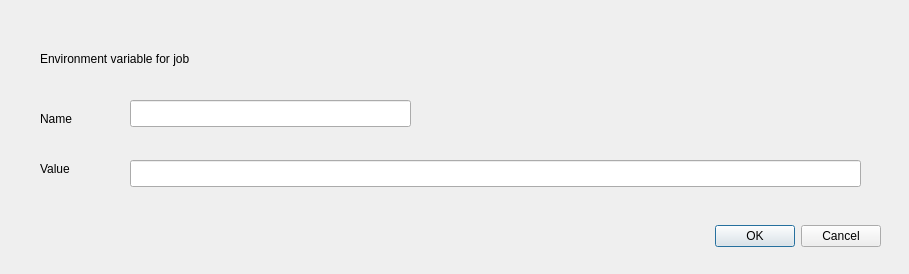
<?xml version="1.0" encoding="UTF-8"?>
<ui version="4.0">
 <class>jenvdlg</class>
 <widget class="QDialog" name="jenvdlg">
  <property name="geometry">
   <rect>
    <x>0</x>
    <y>0</y>
    <width>909</width>
    <height>274</height>
   </rect>
  </property>
  <property name="windowTitle">
   <string>Edit environment variable</string>
  </property>
  <widget class="QDialogButtonBox" name="buttonBox">
   <property name="geometry">
    <rect>
     <x>660</x>
     <y>220</y>
     <width>221</width>
     <height>32</height>
    </rect>
   </property>
   <property name="orientation">
    <enum>Qt::Horizontal</enum>
   </property>
   <property name="standardButtons">
    <set>QDialogButtonBox::Cancel|QDialogButtonBox::Ok</set>
   </property>
  </widget>
  <widget class="QLabel" name="edjob">
   <property name="geometry">
    <rect>
     <x>310</x>
     <y>50</y>
     <width>331</width>
     <height>17</height>
    </rect>
   </property>
   <property name="text">
    <string/>
   </property>
  </widget>
  <widget class="QLabel" name="label">
   <property name="geometry">
    <rect>
     <x>40</x>
     <y>50</y>
     <width>201</width>
     <height>17</height>
    </rect>
   </property>
   <property name="text">
    <string>Environment variable for job</string>
   </property>
  </widget>
  <widget class="QLabel" name="label_2">
   <property name="geometry">
    <rect>
     <x>40</x>
     <y>110</y>
     <width>66</width>
     <height>17</height>
    </rect>
   </property>
   <property name="text">
    <string>Name</string>
   </property>
  </widget>
  <widget class="QLabel" name="label_3">
   <property name="geometry">
    <rect>
     <x>40</x>
     <y>160</y>
     <width>66</width>
     <height>17</height>
    </rect>
   </property>
   <property name="text">
    <string>Value</string>
   </property>
  </widget>
  <widget class="QLineEdit" name="ename">
   <property name="geometry">
    <rect>
     <x>130</x>
     <y>100</y>
     <width>281</width>
     <height>27</height>
    </rect>
   </property>
   <property name="font">
    <font>
     <family>Courier New</family>
     <pointsize>10</pointsize>
    </font>
   </property>
   <property name="toolTip">
    <string>This is the name of the variable</string>
   </property>
  </widget>
  <widget class="QLineEdit" name="evalue">
   <property name="geometry">
    <rect>
     <x>130</x>
     <y>160</y>
     <width>731</width>
     <height>27</height>
    </rect>
   </property>
   <property name="font">
    <font>
     <family>Courier New</family>
    </font>
   </property>
   <property name="toolTip">
    <string>This is the value of the variable</string>
   </property>
  </widget>
 </widget>
 <tabstops>
  <tabstop>ename</tabstop>
  <tabstop>evalue</tabstop>
  <tabstop>buttonBox</tabstop>
 </tabstops>
 <resources/>
 <connections>
  <connection>
   <sender>buttonBox</sender>
   <signal>accepted()</signal>
   <receiver>jenvdlg</receiver>
   <slot>accept()</slot>
   <hints>
    <hint type="sourcelabel">
     <x>248</x>
     <y>254</y>
    </hint>
    <hint type="destinationlabel">
     <x>157</x>
     <y>274</y>
    </hint>
   </hints>
  </connection>
  <connection>
   <sender>buttonBox</sender>
   <signal>rejected()</signal>
   <receiver>jenvdlg</receiver>
   <slot>reject()</slot>
   <hints>
    <hint type="sourcelabel">
     <x>316</x>
     <y>260</y>
    </hint>
    <hint type="destinationlabel">
     <x>286</x>
     <y>274</y>
    </hint>
   </hints>
  </connection>
 </connections>
</ui>
